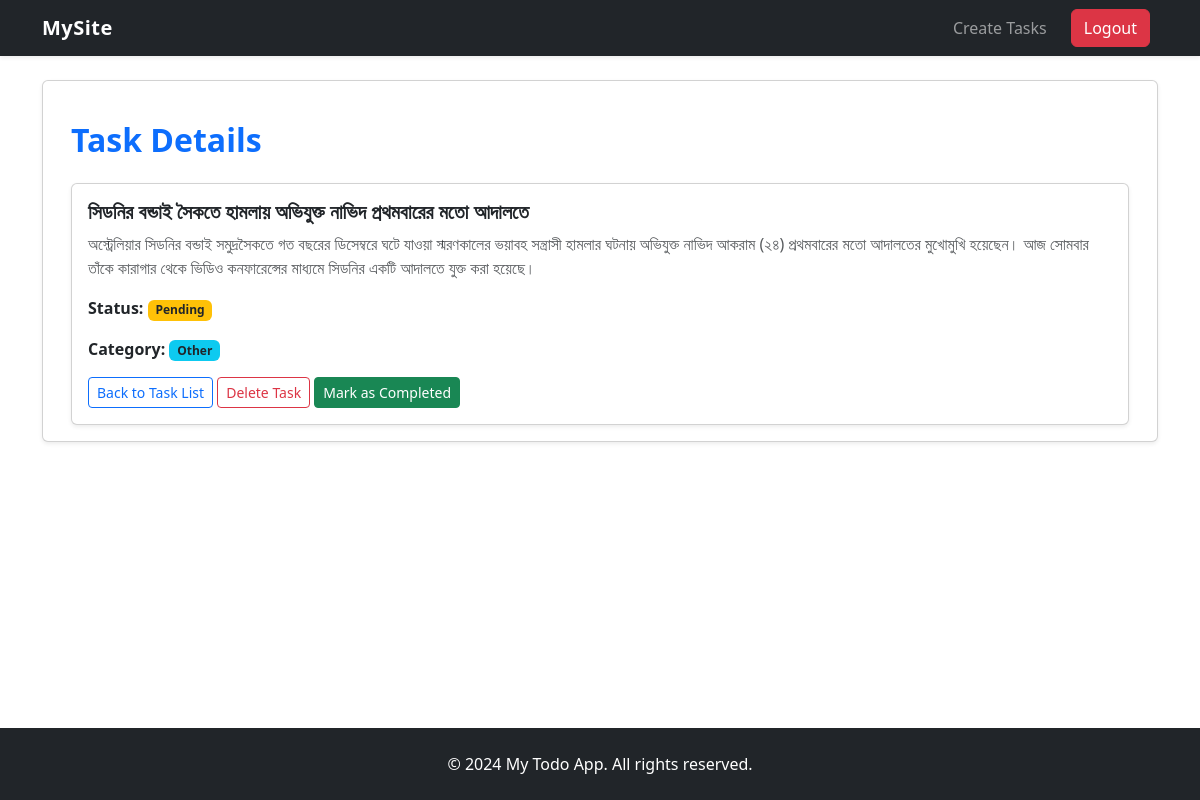
Page /task/14/ (signed in) on the committed database.
### todo/models.py (models this page shows, shortened)
class Task(models.Model):
    title=models.CharField(max_length=100)
    description=models.TextField()
    due_date=models.DateField()
    due_time=models.TimeField()
    status=models.CharField(max_length=10,choices=STUTAS,default='pending')
    category=models.CharField(max_length=10,choices=CATAGORY)
    is_completed=models.BooleanField(default=False)
    user=models.ForeignKey(User,on_delete=models.CASCADE)

### todo/views.py (the view)
# urls.py: path('task/<int:task_id>/',views.task_detail,name='task_detail'),
@login_required
def task_detail(request,task_id):
    task=get_object_or_404(Task,id=task_id,user=request.user)
    return render(request,'task_detail.html',{'task':task})

### todo/templates/task_detail.html
{% extends 'base.html' %}
{% load static %}
{% block content %}
<div class="container mt-4">
    <h2 class="mb-4 text-primary fw-bold">Task Details</h2>
    <div class="card shadow-sm">
        <div class="card-body">
            <h5 class="card-title fw-semibold">
                {{ task.title }}
            </h5>
            <p class="card-text text-muted">
                {{ task.description }}
            </p>
            <p class="card-text">
                <strong>Status:</strong>
                {% if task.completed %}
                    <span class="badge bg-success">Completed</span>
                {% else %}
                    <span class="badge bg-warning text-dark">Pending</span>
                {% endif %}
            </p>
            <p class="card-text">
                <strong>Category:</strong>
                {% if task.category == 'work' %}
                    <span class="badge bg-primary">Work</span>
                {% elif task.category == 'personal' %}
                    <span class="badge bg-secondary">Personal</span>
                {% else %}
                    <span class="badge bg-info text-dark">Other</span>
                {% endif %}
            </p>
            <div class="mt-3">
                <a href="{% url 'task_list' %}"
                   class="btn btn-sm btn-outline-primary">
                  Back to Task List
                </a>
                <a href="{% url 'task_delete' task.id %}"
                   class="btn btn-sm btn-outline-danger">
                   Delete Task
                </a>
                {% if not task.completed %}
                <a href="{% url 'task_mark_complete' task.id %}"
                   class="btn btn-sm btn-success">
                   Mark as Completed
                </a>
                {% endif %}
            </div>
        </div>
    </div>
</div>
{% endblock %}

### rows in the picture
Task: title "সিডনির বন্ডাই সৈকতে হামলায় অভিযুক্ত নাভিদ প্রথমবারের মতো আদালতে", description "অস্ট্রেলিয়ার সিডনির বন্ডাই সমুদ্রসৈকতে গত বছরের ডিসেম্বরে ঘটে যাওয়া স্মরণকালের ভয়াবহ সন্ত্রাসী হামলার ঘটনায় অভিযুক্ত নাভিদ আকরাম (২৪) প্রথমবারের মতো আদালতের মুখোমুখি হয়েছেন। আজ সোমবার তাঁকে কারাগার থেকে ভিডিও কনফারেন্সের মাধ্যমে সিডনির একটি আদালতে যুক্ত করা হয়েছে।"
